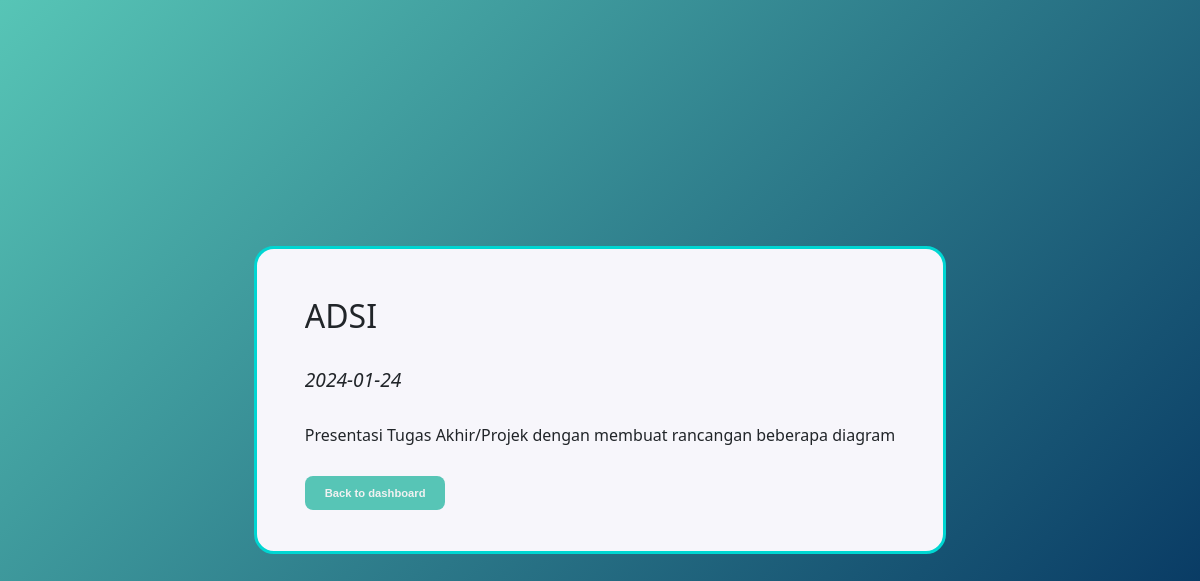
The page /detail-page.php?task_id=56 (signed in) on the database its author committed.
### tables this page shows
CREATE TABLE `task` (
  `task_id` int(11) NOT NULL,
  `username` varchar(11) NOT NULL,
  `task_name` varchar(100) NOT NULL,
  `date` date NOT NULL,
  `description` varchar(200) NOT NULL
);

### detail-page.php (the view, shortened to what this page needs)
<?php
require("proses/koneksi.php");
$task_id = isset($_GET['task_id']) ? $_GET['task_id'] : null;
$query = "SELECT * FROM task WHERE task_id = $task_id";
$result = mysqli_query($koneksi, $query);
if ($row = mysqli_fetch_array($result)) {
    $task_name = $row['task_name'];
    $date = $row['date'];
    $description = $row['description'];
} else {
    header('Location: dashboard.php');
}
?>
<!DOCTYPE html>
<html lang="en">
<head>
    <link rel="stylesheet" href="https://cdn.jsdelivr.net/npm/bootstrap@5.0.0-beta1/dist/css/bootstrap.min.css">
    <link rel="stylesheet" href="https://cdn.jsdelivr.net/npm/bootstrap@5.0.0-beta1/dist/js/bootstrap.bundle.min.js">
    <link rel="stylesheet" href="https://cdnjs.cloudflare.com/ajax/libs/jquery/3.2.1/jquery.min.js">
    <link rel="stylesheet" href="https://cdn.jsdelivr.net/npm/boxicons@latest/css/boxicons.min.css">
    <link rel="stylesheet" href="https://cdnjs.cloudflare.com/ajax/libs/font-awesome/6.4.2/css/all.min.css">
    <link rel="stylesheet" href="css/style-detail-page.css">
</head>
<body>
    <div class="main-page">
        <div class="card-container">
            <div class="detail-card">
                <h2><?php echo $task_name; ?></h2>
                <h3 class="date-card"><?php echo $date; ?></h3>
                <p><?php echo $description; ?></p>
                <a href="dashboard.php" class="acceptButton">Back to dashboard</a>
            </div>
        </div>
    </div>
</body>
</html>

### css/style-detail-page.css (style rules this page uses)
:root { --header-height: 3rem; --nav-width: 68px; --first-color: #57C5B6; --first-color-light: #ececec; --second-color: #159895; --third-color: #1A5F7A; --fourth-color: #002B5B; --white-color: #F7F6FB; --body-font: 'Nunito', sans-serif; --normal-font-size: 1rem; --z-fixed: 100; --box-shadow: 0 .5rem 1rem rgba(0, 0, 0, .1); }
* { margin: 0; padding: 0; box-sizing: border-box; overflow: hidden; scroll-behavior: smooth; }
body { display: flex; height: 100vh; justify-content: center; align-items: center; background: linear-gradient(135deg, var(--first-color), var(--fourth-color) ) no-repeat; background-size: cover; background-position: center; }
.acceptButton { padding: 11px 20px; background-color: var(--first-color); transition-duration: .3s; border: none; color: rgb(241, 241, 241); cursor: pointer; border-radius: 8px; text-decoration: none; font-family: 'poppins', sans-serif; font-size: .7rem; font-weight: bold; }
.card-container { padding: 0 5rem; }
.detail-card { background: var(--white-color); padding: 3rem; border-radius: 20px; border: 3px solid rgb(0, 214, 210); width: 100%; height: 100%; }
.detail-card h2 { margin-bottom: 2rem; text-align: left; font-size: 2rem; }
.detail-card h3 { font-size: 1.2rem; font-style: italic; }
.detail-card p { margin: 2rem 0; max-height: 200px; word-wrap: break-word; }

### rows shown on the page
task: task_name "ADSI", date "2024-01-24", description "Presentasi Tugas Akhir/Projek dengan membuat rancangan beberapa diagram"
